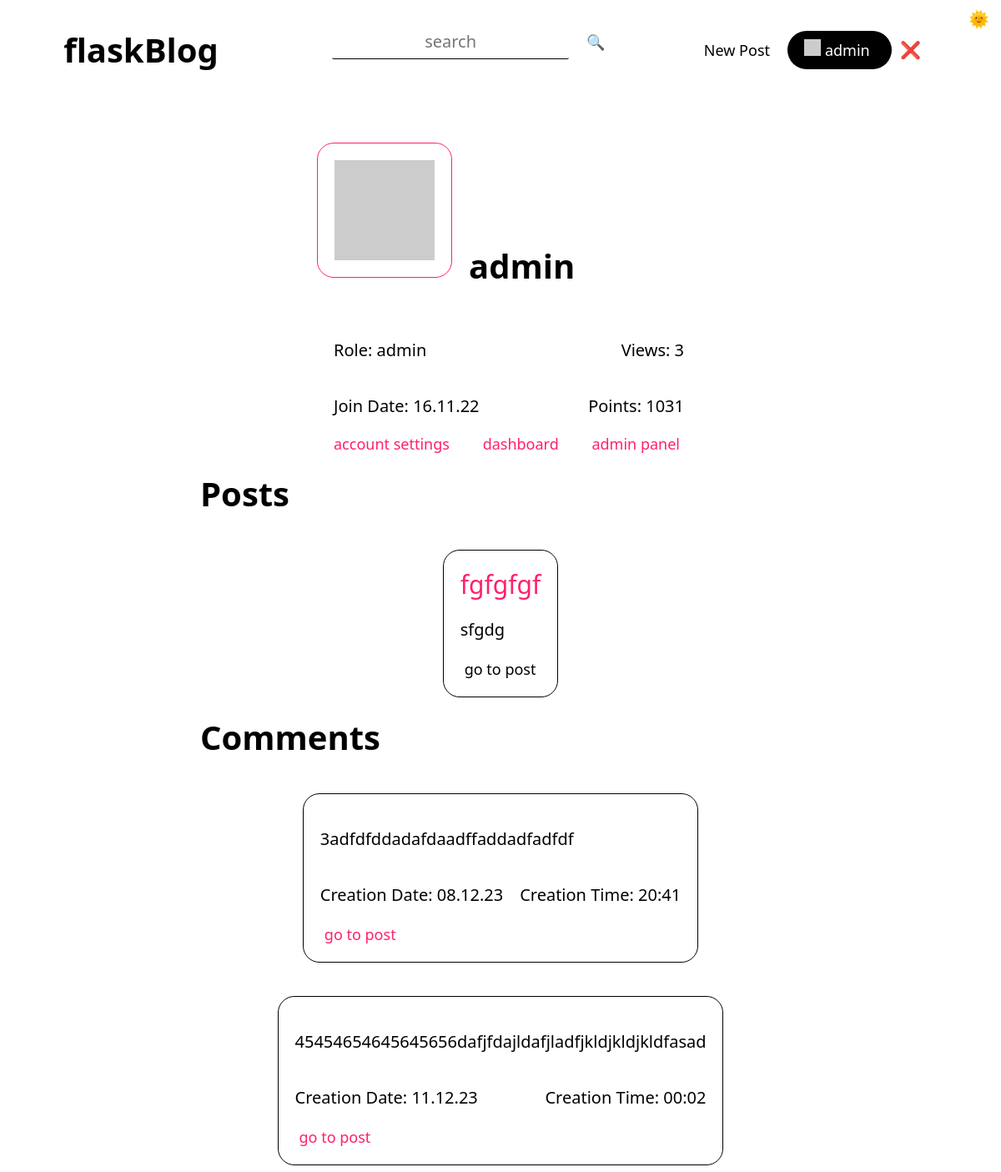
The page /user/admin (signed in) on the database its author committed.
### tables this page shows
CREATE TABLE "posts" (
	"id"	INTEGER NOT NULL UNIQUE,
	"title"	TEXT NOT NULL,
	"tags"	TEXT,
	"content"	TEXT NOT NULL,
	"author"	TEXT NOT NULL,
	"date"	TEXT NOT NULL,
	"time"	TEXT NOT NULL,
	"views"	TEXT,
	"lastEditDate"	TEXT,
	"lastEditTime"	TEXT,
	PRIMARY KEY("id" AUTOINCREMENT)
);

### routes/user.py (the view)
@userBlueprint.route("/user/<userName>")
def user(userName):
    connection = sqlite3.connect("db/users.db")
    cursor = connection.cursor()
    cursor.execute(f"select userName from users")
    users = cursor.fetchall()
    match str(userName).lower() in str(users).lower():
        case True:
            message("2", f'USER: "{userName}" FOUND')
            cursor.execute(f'select * from users where lower(userName) = "{userName}"')
            user = cursor.fetchone()
            connection = sqlite3.connect("db/posts.db")
            cursor = connection.cursor()
            cursor.execute(f'select views from posts where author = "{user[1]}"')
            viewsData = cursor.fetchall()
            views = 0
            for view in viewsData:
                views += int(view[0])
            cursor.execute(f'select * from posts where author = "{user[1]}"')
            posts = cursor.fetchall()
            connection = sqlite3.connect("db/comments.db")
            cursor = connection.cursor()
            cursor.execute(
                f'select * from comments where lower(user) = "{userName.lower()}"'
            )
            comments = cursor.fetchall()
            if posts:
                showPosts = True
            elif not posts:
                showPosts = False
            if comments:
                showComments = True
            elif not comments:
                showComments = False
            message("2", f'USER: "{userName}"s PAGE LOADED')
            return render_template(
                "user.html",
                user=user,
                views=views,
                posts=posts,
                comments=comments,
                showPosts=showPosts,
                showComments=showComments,
            )
        case _:
            message("1", f'USER: "{userName}" NOT FOUND')
            return render_template("404.html")

### app.py (called while the page is built)
@app.context_processor
def utility_processor():
    getProfilePicture
    return dict(getProfilePicture=getProfilePicture)

### helpers.py (called while the page is built)
def currentDate():
    return datetime.now().strftime("%d.%m.%y")

def currentTime(seconds=False):
    match seconds:
        case False:
            return datetime.now().strftime("%H:%M")
        case True:
            return datetime.now().strftime("%H:%M:%S")

def message(color, message):
    print(
        f"\n\033[94m[{currentDate()}\033[0m"
        f"\033[95m {currentTime(True)}]\033[0m"
        f"\033[9{color}m {message}\033[0m\n"
    )
    logFile = open("log.log", "a")
    logFile.write(f"[{currentDate()}" f"|{currentTime(True)}]" f" {message}\n")
    logFile.close()

def getProfilePicture(userName):
    connection = sqlite3.connect("db/users.db")
    cursor = connection.cursor()
    cursor.execute(
        f'select profilePicture from users where lower(userName) = "{userName.lower()}"'
    )
    return cursor.fetchone()[0]

### templates/user.html (shortened to what this page needs)
{% extends 'layout.html'%} {%block head%}
<link
  rel="stylesheet"
  href="{{ url_for('static', filename='css/index.css') }}"
/>
<link
  rel="stylesheet"
  href="{{ url_for('static', filename='css/user.css') }}"
/>
{% endblock head %} {%block body%}
<div class="container">
  <div class="userContainer">
    <section class="head">
      <img src="{{user[4]}}" alt="{{user[1]}}" class="userProfilePicture" />
      <h2 class="userName">{{user[1]}}</h2>
    </section>
    <section class="stats">
      <p class="userRole">Role: {{user[5]}}</p>
      <p class="userViews">Views: {{views}}</p>
    </section>
    <section class="stats">
      <p class="userCreationDate">Join Date: {{user[7]}}</p>
      <p class="userPoint">Points: {{user[6]}}</p>
    </section>
    <section class="stats">
      {% if session["userName"] == user[1] %}
      <a href="/accountsettings" class="btn btnLink textPrimary"
        >account settings</a
      >
      <a href="/dashboard/{{user[1]}}" class="btn btnLink textPrimary"
        >dashboard</a
      >
      {% endif %} {% if user[5] == "admin" and session["userName"] == user[1] %}
      <a href="/admin" class="btn btnLink textPrimary">admin panel</a>
      {% endif %}
    </section>
  </div>
  {% if showPosts %}
  <h1 class="postsText">Posts</h1>
  {% for post in posts %}
  <div class="post centeredHorizontally">
    <a class="title textPrimary" href="/post/{{post[0]}}">{{post[1]}}</a>
    <div class="content" tag="content">{{post[3]|safe}}</div>
    <a href="/post/{{post[0]}}" class="btn btnLink">go to post</a>
  </div>
  {% endfor %} {% endif %} {% if showComments %}
  <h1 class="commentsText">Comments</h1>
  {% for comment in comments %}
  <div class="post centeredHorizontally">
    <div class="content" tag="content">{{comment[2]}}</div>
    <section class="comment">
      <p class="commentCreationDate">Creation Date: {{comment[4]}}</p>
      <p class="commentCreationTime">Creation Time: {{comment[5]}}</p>
    </section>
    <a href="/post/{{comment[1]}}" class="btn btnLink textPrimary"
      >go to post</a
    >
  </div>
  {% endfor %} {% endif %}
</div>
{% endblock body %}

### templates/navbar.html (shortened to what this page needs)
<link
  rel="stylesheet"
  href="{{ url_for('static', filename='css/navbar.css') }}"
/>
<div class="navbar">
  <a href="/"><h1 class="btn btnLink btnHome">flaskBlog</h1></a>
  <div class="searchBar">
    <input
      type="text"
      id="searchInput"
      class="input"
      autocomplete="off"
      placeholder="search"
    /><button onclick="search()" class="btn">🔍</button>
  </div>
  <div class="btns">
    {% if session["userName"] %}
    <a href="/createpost">
      <button class="btn btnLink">New Post</button>
    </a>
    <a href="/user/{{session['userName'].lower()}}">
      <div class="btn btnPrimary user">
        <img
          class="profilePicture"
          src="{{ getProfilePicture(session['userName']) }}"
        />
        <button class="btn profileText">{{session["userName"]}}</button>
      </div>
    </a>
    <a href="/test-logout" title="test-logout" id="logoutButton">❌</a>
    {% elif hideLogin %}
    <a href="/signup"><button class="btn btnLink">Sign Up</button></a>
    {% elif hideSignUp %}
    <a href="/login/redirect=&"><button class="btn btnLink">Login</button></a>
    {%else%}
    <a href="/login/redirect=&"><button class="btn btnLink">Login</button></a>
    <a href="/signup"><button class="btn btnPrimary">Sign Up</button></a>
    {% endif %}
  </div>
</div>

### static/css/general.css (style rules this page uses)
:root { --themePrimary: #000; --themeSecondary: #fff; --themeHelper: #303030; --primaryColor: #ff206e; --primaryHelper: #FF4F8C; }
* { font-family: system-ui, "Segoe UI", Roboto, Helvetica, Arial, sans-serif, "Apple Color Emoji", "Segoe UI Emoji", "Segoe UI Symbol"; color: var(--themePrimary); }
html { font-size: 125% !important; }
body { background-color: var(--themeSecondary); }
a { text-decoration: none; user-select: none; }
button { background-color: transparent; border: 0; }
.input { margin-bottom: 1rem; border: 0px; height: 2rem; width: 14rem; text-align: center; display: block; color: var(--themePrimary); background-color: transparent; font-size: 1rem; border-bottom: 1px solid var(--themePrimary); transition: 0.4s; border-radius: 0.1rem; }
.centeredHorizontally { margin-left: auto; margin-right: auto; }
.btn { height: fit-content; width: fit-content; border-radius: 2rem; border: 0px; transition: 0.25s; font-weight: 500; cursor: pointer; font-size: 0.9rem; text-align: center; margin: 0rem 0.25rem; }
.btnPrimary { padding: 0.5rem 1rem 0.5rem 1rem; color: var(--themeSecondary); background-color: var(--themePrimary); }
.btnLink { background-color: transparent; }
.textPrimary { color: var(--primaryColor); transition: 0.25s; }

### static/css/index.css (style rules this page uses)
.post { max-width: 35rem; max-height: fit-content; margin-top: 2rem; border: 1px solid var(--themePrimary); border-radius: 1rem; padding: 1rem; }
.content { display: -webkit-box; overflow: hidden; -webkit-line-clamp: 8; -webkit-box-orient: vertical; margin: 1rem 0rem; }
.content p { display: inline; }
.title { font-size: 1.5rem; }

### static/css/user.css (style rules this page uses)
h1 { width: 36rem; margin: 1rem 0 0 0; }
h2 { font-size: 2rem; }
.head img, h2 { display: inline-block; }
.container { display: flex; flex-direction: column; align-items: center; padding-top: 2rem; }
.userProfilePicture { height: 6rem; width: 6rem; border: 1px solid var(--primaryColor); border-radius: 1rem; padding: 1rem; }
.userName { margin: 6rem 0 0 1rem; }
.head { display: flex; width: 20rem; margin: 2rem 0 2rem 0; }
.stats { display: flex; width: 22rem; justify-content: space-between; }
.stats p, .stats a { text-align: left; margin-left: 1rem; }
.content { -webkit-line-clamp: 4; }
.comment { display: flex; justify-content: space-between; }
.commentCreationDate { margin-right: 1rem; }

### static/css/navbar.css (style rules this page uses)
.navbar { align-items: center; display: flex; width: 100%; justify-content: space-around; padding-top: 1rem; user-select: none; }
.btns { margin-right: 12rem; order: 5; }
.btnHome { margin-left: 12rem; order: 1; font-size: 2rem; font-weight: 550; }
.profilePicture { height: 1rem; width: 1rem; display: inline-block; }
.user { text-align: center; display: inline-block; height: fit-content; }
.profileText { margin: 0; padding-left: 0; color: var(--themeSecondary); }
#searchInput { display: inline-block; margin-right: 0.5rem; }
@media (min-width: 1068px) and (max-width: 1600px) { .btnHome, .btns { margin-right: 2rem; } }
@media (min-width: 1068px) and (max-width: 1600px) { .btnHome { margin-left: 1rem; } }

### rows shown on the page
posts: userName "admin", author "admin", title "fgfgfgf", content "sfgdg"

### other values the page prints
{{ views }} "3"
{{ user[7] }} "16.11.22"
{{ user[6] }} "1031"
{{ comment[2] }} "3adfdfddadafdaadffaddadfadfdf" "45454654645645656dafjfdajldafjladfjkldjkldjkldfasad"
{{ comment[4] }} "08.12.23" "11.12.23"
{{ comment[5] }} "20:41" "00:02"
